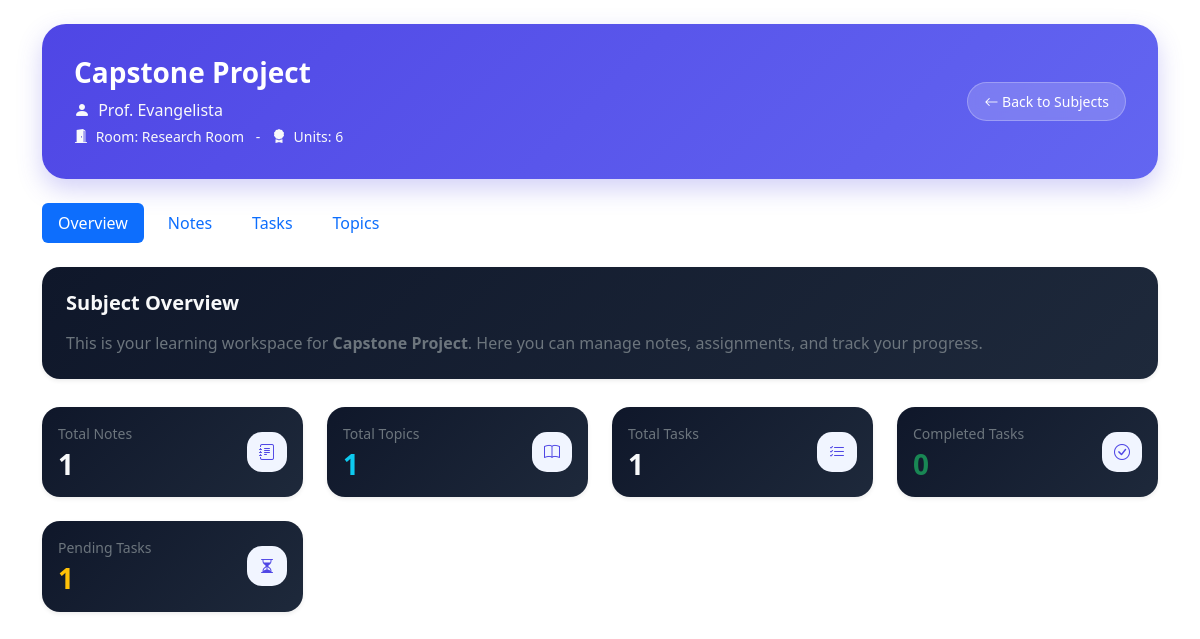
/dashboard/subject.php?id=22 (signed in), run on the app's committed database.
### tables this page shows
CREATE TABLE `schedules` (
  `id` int(11) NOT NULL,
  `day_id` int(11) NOT NULL,
  `subject_name` varchar(100) NOT NULL,
  `subject_code` varchar(50) DEFAULT NULL,
  `instructor` varchar(100) DEFAULT NULL,
  `units` int(11) DEFAULT 0,
  `start_time` time NOT NULL,
  `end_time` time NOT NULL,
  `room` varchar(100) DEFAULT NULL,
  `created_at` timestamp NOT NULL DEFAULT current_timestamp()
);

### dashboard/process_subject.php (called while the page is built, shortened)
<?php
require '../includes/db.php';
$user_id = $_SESSION['user']['id'];
$subject_id = (int) $_GET['id'];
$stmt = $conn->prepare("
    SELECT
        s.id,
        s.subject_name,
        s.subject_code,
        s.instructor,
        s.units,
        s.room,
        s.start_time,
        s.end_time,
        sd.day_name
    FROM schedules s
    INNER JOIN schedule_days sd
        ON s.day_id = sd.id
    WHERE s.id = ?
      AND sd.user_id = ?
    LIMIT 1
");
$notesQuery = $conn->prepare("
    SELECT COUNT(*) AS total_notes
    FROM subject_notes
    WHERE schedule_id = ?
");
$notesQuery->bind_param("i", $subject_id);
$notesQuery->execute();
$totalNotes =
    $notesQuery
    ->get_result()
    ->fetch_assoc()['total_notes'];
$topicsQuery = $conn->prepare("
    SELECT COUNT(*) AS total_topics
    FROM subject_topics
    WHERE schedule_id = ?
");
$topicsQuery->bind_param("i", $subject_id);
$topicsQuery->execute();
$totalTopics =
    $topicsQuery
    ->get_result()
    ->fetch_assoc()['total_topics'];
$tasksQuery = $conn->prepare("
    SELECT COUNT(*) AS total_tasks
    FROM subject_tasks
    WHERE schedule_id = ?
");
$tasksQuery->bind_param("i", $subject_id);
$tasksQuery->execute();
$totalTasks =
    $tasksQuery
    ->get_result()
    ->fetch_assoc()['total_tasks'];
$completedQuery = $conn->prepare("
    SELECT COUNT(*) AS completed_tasks
    FROM subject_tasks
    WHERE schedule_id = ?
    AND status = 'Completed'
");
$completedQuery->bind_param("i", $subject_id);
$completedQuery->execute();
$completedTasks =
    $completedQuery
    ->get_result()
    ->fetch_assoc()['completed_tasks'];
$pendingQuery = $conn->prepare("
    SELECT COUNT(*) AS pending_tasks
    FROM subject_tasks
    WHERE schedule_id = ?
    AND status = 'Pending'
");
$pendingQuery->bind_param("i", $subject_id);
$pendingQuery->execute();
$pendingTasks =
    $pendingQuery
    ->get_result()
    ->fetch_assoc()['pending_tasks'];
$stmt->bind_param("ii", $subject_id, $user_id);
$stmt->execute();
$result = $stmt->get_result();
$subject = $result->fetch_assoc();
?>

### dashboard/subject.php (the view, shortened to what this page needs)
<?php
include 'process_subject.php';
include '../includes/header.php';
?>
<link href="../assets/css/subjects.css" rel="stylesheet">
</head>
<body>
<div class="container py-4">
    <div class="welcome-card mb-4">
        <div class="row align-items-center">
            <div class="col-12 col-lg-3
                        order-1 order-lg-2
                        text-start text-lg-end mb-3 mb-lg-0">
                <a href="subjects.php"
                class="btn btn-light btn-sm rounded-pill px-3 py-2">
                    <i class="bi bi-arrow-left"></i>
                    Back to Subjects
                </a>
            </div>
            <div class="col-12 col-lg-9 order-2 order-lg-1 text-center text-lg-start">
                <h3 class="fw-bold text-white mb-2">
                    <?= htmlspecialchars($subject['subject_name']); ?>
                <p class="text-light mb-1">
                    <i class="bi bi-person-fill me-1"></i>
                    <?= htmlspecialchars($subject['instructor']); ?>
                </p>
                <small class="text-light d-block">
                    <i class="bi bi-door-open-fill me-1"></i>
                    Room: <?= htmlspecialchars($subject['room']); ?>
                    <span class="mx-2">&dash;</span>
                    <i class="bi bi-award-fill me-1"></i>
                    Units: <?= htmlspecialchars($subject['units']); ?>
                </small>
            </div>
        </div>
    </div>
    <?php include 'tabs.php'; ?>
    <div class="tab-content">
        <?php include 'overview_tab.php'; ?>
    </div>
</div>
</body>
</html>

### dashboard/overview_tab.php
<div class="tab-pane fade <?= (!isset($_GET['tab']) || $_GET['tab'] == 'overview') ? 'show active' : '' ?>" id="overview">
    <div class="card border-0 shadow-sm p-4 subject-card">
        <h5 class="fw-bold text-light mb-3">
            Subject Overview
        </h5>
        <p class="text-secondary mb-0">
            This is your learning workspace for
            <strong><?= htmlspecialchars($subject['subject_name']); ?></strong>.
            Here you can manage notes, assignments, and track your progress.
        </p>
    </div>
    <div class="row g-4 mt-1">
        <div class="col-6 col-md-6 col-lg-3">
            <div class="card border-0 shadow-sm subject-card h-100">
                <div class="card-body">
                    <div class="d-flex justify-content-between align-items-center">
                        <div>
                            <p class="text-secondary small mb-1">
                                Total Notes
                            </p>
                            <h3 class="fw-bold text-light mb-0">
                                <?= $totalNotes; ?>
                            </h3>
                        </div>
                        <div class="subject-icon">
                            <i class="bi bi-journal-text"></i>
                        </div>
                    </div>
                </div>
            </div>
        </div>
        <div class="col-6 col-md-6 col-lg-3">
            <div class="card border-0 shadow-sm subject-card h-100">
                <div class="card-body">
                    <div class="d-flex justify-content-between align-items-center">
                        <div>
                            <p class="text-secondary small mb-1">
                                Total Topics
                            </p>
                            <h3 class="fw-bold text-info mb-0">
                                <?= $totalTopics; ?>
                            </h3>
                        </div>
                        <div class="subject-icon">
                            <i class="bi bi-book"></i>
                        </div>
                    </div>
                </div>
            </div>
        </div>
        <div class="col-6 col-md-6 col-lg-3">
            <div class="card border-0 shadow-sm subject-card h-100">
                <div class="card-body">
                    <div class="d-flex justify-content-between align-items-center">
                        <div>
                            <p class="text-secondary small mb-1">
                                Total Tasks
                            </p>
                            <h3 class="fw-bold text-light mb-0">
                                <?= $totalTasks; ?>
                            </h3>
                        </div>
                        <div class="subject-icon">
                            <i class="bi bi-list-check"></i>
                        </div>
                    </div>
                </div>
            </div>
        </div>
        <div class="col-6 col-md-6 col-lg-3">
            <div class="card border-0 shadow-sm subject-card h-100">
                <div class="card-body">
                    <div class="d-flex justify-content-between align-items-center">
                        <div>
                            <p class="text-secondary small mb-1">
                                Completed Tasks
                            </p>
                            <h3 class="fw-bold text-success mb-0">
                                <?= $completedTasks; ?>
                            </h3>
                        </div>
                        <div class="subject-icon">
                            <i class="bi bi-check-circle"></i>
                        </div>
                    </div>
                </div>
            </div>
        </div>
        <div class="col-6 col-md-6 col-lg-3">
            <div class="card border-0 shadow-sm subject-card h-100">
                <div class="card-body">
                    <div class="d-flex justify-content-between align-items-center">
                        <div>
                            <p class="text-secondary small mb-1">
                                Pending Tasks
                            </p>
                            <h3 class="fw-bold text-warning mb-0">
                                <?= $pendingTasks; ?>
                            </h3>
                        </div>
                        <div class="subject-icon">
                            <i class="bi bi-hourglass-split"></i>
                        </div>
                    </div>
                </div>
            </div>
        </div>
    </div>
</div>

### assets/css/subjects.css (style rules this page uses)
.subject-card { background: linear-gradient(135deg, #0f172a, #1e293b) !important; transition: 0.2s ease; border-radius: 18px; }
.welcome-card { background: linear-gradient(135deg, #4f46e5, #6366f1); border-radius: 24px; transition: 0.2s ease; padding: 2rem; box-shadow: 0 10px 25px rgba(79, 70, 229, 0.25); }
.subject-icon { width: 40px; height: 40px; border-radius: 15px; background: #f1f5ff; display: flex; align-items: center; justify-content: center; font-size: 1rem; color: #4f46e5; }
.welcome-card .btn-light { background: rgba(255,255,255,0.18); border: 1px solid rgba(255,255,255,0.25); color: #fff; transition: 0.2s ease; backdrop-filter: blur(6px); }

### data on the page
schedules: subject_name "Capstone Project", instructor "Prof. Evangelista", room "Research Room", units "6"

### other printed values
$totalNotes "1"
$totalTopics "1"
$totalTasks "1"
$completedTasks "0"
$pendingTasks "1"
